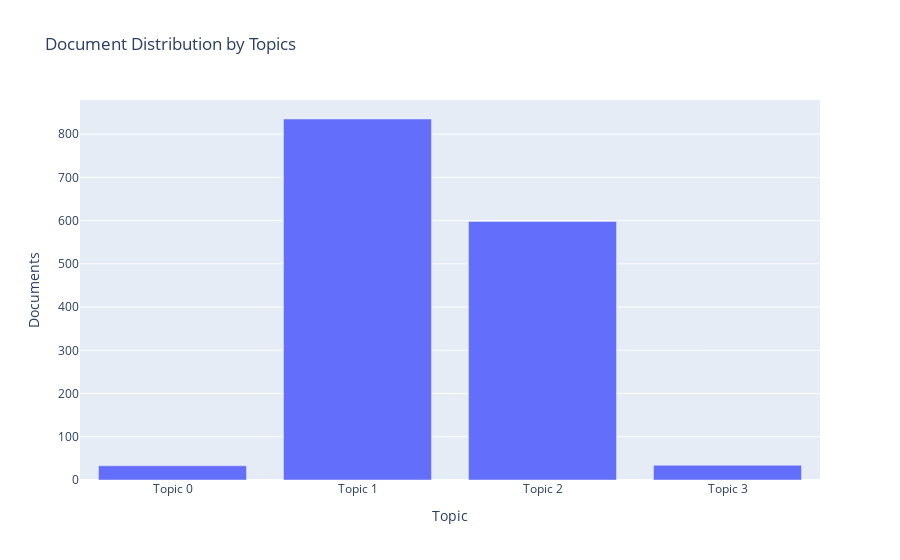

Notebook code for this chart:
### Code cell
plot_model(model=lda, plot = 'topic_distribution')

### Figure 1 — Plotly figure (JSON) as saved in the notebook; plotly's stock layout.template omitted (floating-point values rounded to 4 significant figures)
{"data": [{"alignmentgroup": "True", "customdata": [["away, thank, guest, much, pillow, hope, review, happy, make, home"], ["nice, clean, location, breakfast, friendly, comfortable, area, place, helpful, restaurant"], ["night, check, get, time, clean, need, bed, day, back, give"], ["parking, quiet, charge, rate, modern, much, pleasant, key, facility, window"]], "hovertemplate": "Topic=%{x}<br>Documents=%{y}<br>Keyword=%{customdata[0]}<extra></extra>", "legendgroup": "", "marker": {"color": "#636efa", "pattern": {"shape": ""}}, "name": "", "offsetgroup": "", "orientation": "v", "showlegend": false, "textposition": "auto", "type": "bar", "x": ["Topic 0", "Topic 1", "Topic 2", "Topic 3"], "xaxis": "x", "y": [33, 835, 598, 34], "yaxis": "y"}], "layout": {"barmode": "relative", "legend": {"tracegroupgap": 0}, "title": {"text": "Document Distribution by Topics"}, "xaxis": {"anchor": "y", "domain": [0, 1], "title": {"text": "Topic"}}, "yaxis": {"anchor": "x", "domain": [0, 1], "title": {"text": "Documents"}}}}
